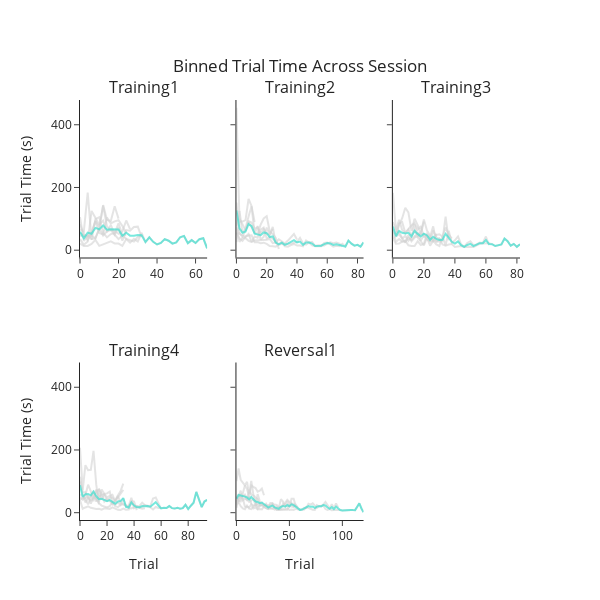

Here is the notebook cell this chart was saved with:
### Markdown cell above
Analyze average trial times.

### Code cell
## Create a plot of average trial time across each session for all mice
df = pd.DataFrame(mouse_trial_times).T
mouse_avg_trial_times = {}
for mouse in df.index:
    session_dict = {}
    for session in df.columns:
        trial_times = df.loc[mouse, session]
        ## Bin trial time to see if trials are longer earlier in the session
        bin_size = 2
        if type(trial_times) is not list:
            pass
        else:
            ## Create bins
            bins = np.arange(1, len(trial_times), bin_size)
            ## Bin data
            binned = np.split(trial_times, bins)
            ## Take the average of each bin
            avg = [np.mean(bin) for bin in binned]
            session_dict[session] = avg
    mouse_avg_trial_times[mouse] = session_dict
## Avg time across each bin
session_averages = ctb.trial_averages(mouse_avg_trial_times, session_list)
avg_times = pd.DataFrame(mouse_avg_trial_times).T
avg_times = avg_times[session_list]
## Make figure
fig = make_subplots(rows = 2, cols = 3, subplot_titles = session_list, shared_yaxes = 'all')
for mouse in avg_times.index:
    for i, session in enumerate(avg_times.columns):
        data = avg_times.loc[mouse, session]
        x_axis = np.arange(0, len(data)*bin_size, bin_size)
        if i <= 2:
            fig.add_trace(go.Scatter(x = x_axis, y = data, line_color = 'lightgrey', mode = 'lines', opacity = 0.6, showlegend = False), row = 1, col = i+1)
        elif (i > 2) & (i <= 5):
            fig.add_trace(go.Scatter(x = x_axis, y = data, line_color = 'lightgrey', mode = 'lines', opacity = 0.6, showlegend = False), row = 2, col = i-2)
for i, session in enumerate(session_list):
    data = session_averages[session]
    x_axis = np.arange(0, len(data)*bin_size, bin_size)
    if i <= 2:
        fig.add_trace(go.Scatter(x = x_axis, y = data, mode = 'lines', line_color = 'turquoise', opacity = 0.7, showlegend = False), row = 1, col = i+1)
    else:
        fig.add_trace(go.Scatter(x = x_axis, y = data, mode = 'lines', line_color = 'turquoise', opacity = 0.7, showlegend = False), row = 2, col = i-2)
fig.update_layout(template = 'simple_white', width = 600, height = 600)
for col in np.arange(1, 4):
    fig.update_xaxes(title = 'Trial', row = 3, col = col)
    fig.update_yaxes(title = 'Trial Time (s)', row = col, col = 1)
fig.update_layout(
    title={
        'text': 'Binned Trial Time Across Session',
        'y':0.9,
        'x':0.5,
        'xanchor': 'center',
        'yanchor': 'top'})
for col in np.arange(1, 4):
    fig.update_xaxes(title = 'Trial', row = 2, col = col)
    fig.update_yaxes(title = 'Trial Time (s)', row = col, col = 1)
fig.show()
fig.write_image(pjoin(figure_path, 'trial_time_all.png'))

### Figure 1 — Plotly figure (JSON) as saved in the notebook; plotly's stock layout.template omitted (floating-point values rounded to 4 significant figures)
{"data": [{"line": {"color": "lightgrey"}, "mode": "lines", "opacity": 0.6, "showlegend": false, "type": "scatter", "x": [0, 2, 4, 6, 8, 10, 12, 14, 16, 18, 20, 22, 24], "xaxis": "x", "y": [66.13, 59.92, 183.9, 33.1, 99.01, 105.5, 55.94, 40.81, 51.28, 54.09, 85.38, 48.75, 47.94], "yaxis": "y"}, {"line": {"color": "lightgrey"}, "mode": "lines", "opacity": 0.6, "showlegend": false, "type": "scatter", "x": [0, 2, 4, 6, 8, 10, 12, 14, 16, 18, 20, 22, 24, 26, 28, 30, 32, 34, 36, 38, 40, 42, 44, 46, 48, 50, 52, 54, 56, 58, 60, 62, 64, 66, 68, 70], "xaxis": "x2", "y": [73.34, 26.62, 40.26, 38.23, 30.02, 26.09, 31.3, 31.46, 31.0, 32.08, 33.62, 35.78, 22.45, 25.24, 16.91, 20.36, 17.69, 20.44, 20.88, 24.18, 25.78, 39.56, 21.52, 17.57, 24.5, 26.78, 13.46, 15.7, 15.72, 15.34, 21.0, 24.88, 22.54, 24.39, 21.17, 11.84], "yaxis": "y2"}, {"line": {"color": "lightgrey"}, "mode": "lines", "opacity": 0.6, "showlegend": false, "type": "scatter", "x": [0, 2, 4, 6, 8, 10, 12, 14, 16, 18, 20, 22, 24, 26, 28, 30, 32, 34, 36, 38, 40, 42, 44, 46, 48, 50, 52, 54, 56, 58, 60, 62, 64, 66, 68, 70, 72, 74, 76, 78, 80, 82], "xaxis": "x3", "y": [38.5, 20.89, 21.18, 27.6, 30.51, 15.58, 13.63, 13.22, 28.93, 16.33, 20.78, 52.03, 42.9, 75.89, 24.52, 36.25, 18.27, 14.1, 17.96, 19.68, 10.28, 12.74, 13.43, 10.09, 10.39, 11.67, 10.14, 15.62, 20.54, 21.31, 21.84, 22.45, 19.24, 13.35, 15.27, 18.55, 37.08, 28.9, 14.32, 20.08, 10.55, 18.9], "yaxis": "y3"}, {"line": {"color": "lightgrey"}, "mode": "lines", "opacity": 0.6, "showlegend": false, "type": "scatter", "x": [0, 2, 4, 6, 8, 10, 12, 14, 16, 18, 20, 22, 24, 26, 28, 30, 32, 34, 36, 38, 40, 42, 44, 46, 48, 50, 52, 54, 56, 58, 60, 62, 64, 66, 68, 70, 72, 74, 76, 78, 80, 82, 84, 86, 88, 90, 92, 94], "xaxis": "x4", "y": [40.43, 12.5, 16.67, 20.28, 15.46, 12.47, 11.69, 12.25, 9.488, 13.75, 12.47, 11.86, 17.08, 14.1, 9.073, 8.96, 13.4, 9.345, 10.03, 32.68, 23.99, 20.93, 16.01, 18.41, 23.81, 19.49, 17.66, 10.12, 18.18, 15.26, 14.77, 15.63, 14.79, 21.09, 14.44, 13.1, 15.96, 12.56, 14.32, 25.28, 11.48, 22.3, 31.7, 66.38, 40.57, 17.71, 35.5, 40.91], "yaxis": "y4"}, {"line": {"color": "lightgrey"}, "mode": "lines", "opacity": 0.6, "showlegend": false, "type": "scatter", "x": [0, 2, 4, 6, 8, 10, 12, 14, 16, 18, 20, 22, 24, 26, 28, 30, 32, 34, 36, 38, 40, 42, 44, 46, 48, 50, 52, 54, 56, 58, 60, 62, 64, 66, 68, 70, 72, 74, 76, 78, 80, 82, 84, 86, 88, 90, 92, 94, 96], "xaxis": "x5", "y": [26.16, 33.59, 20.44, 13.37, 10.77, 22.64, 13.34, 11.38, 19.17, 25.74, 12.6, 20.7, 27.67, 17.8, 15.29, 11.53, 17.34, 27.56, 16.74, 8.975, 9.521, 8.976, 9.639, 9.551, 9.672, 21.46, 20.45, 17.87, 25.22, 14.99, 9.273, 10.85, 15.87, 15.32, 28.22, 25.74, 29.82, 20.76, 15.1, 20.96, 19.08, 25.88, 34.34, 24.15, 13.86, 27.38, 14.74, 29.44, 16.62], "yaxis": "y5"}, {"line": {"color": "lightgrey"}, "mode": "lines", "opacity": 0.6, "showlegend": false, "type": "scatter", "x": [0, 2, 4, 6, 8, 10, 12, 14, 16, 18, 20, 22, 24, 26, 28, 30, 32], "xaxis": "x", "y": [46.75, 44.38, 46.83, 35.76, 38.1, 69.93, 46.62, 60.36, 64.16, 48.45, 72.65, 30.54, 64.25, 62.26, 74.05, 75.04, 41.66], "yaxis": "y"}, {"line": {"color": "lightgrey"}, "mode": "lines", "opacity": 0.6, "showlegend": false, "type": "scatter", "x": [0, 2, 4, 6, 8, 10, 12, 14, 16, 18, 20, 22, 24, 26], "xaxis": "x2", "y": [25.98, 100.1, 83.16, 62.83, 92.63, 87.94, 68.67, 72.74, 52.2, 67.47, 53, 49.34, 74.56, 20.94], "yaxis": "y2"}, {"line": {"color": "lightgrey"}, "mode": "lines", "opacity": 0.6, "showlegend": false, "type": "scatter", "x": [0, 2, 4, 6, 8, 10, 12, 14, 16, 18, 20, 22, 24, 26, 28], "xaxis": "x3", "y": [89.13, 65.77, 96.76, 64.5, 54.23, 66.3, 79.9, 86.2, 65.83, 76.7, 42.97, 44.77, 29.26, 28.14, 52.74], "yaxis": "y3"}, {"line": {"color": "lightgrey"}, "mode": "lines", "opacity": 0.6, "showlegend": false, "type": "scatter", "x": [0, 2, 4, 6, 8, 10, 12, 14, 16, 18, 20, 22, 24, 26, 28, 30, 32], "xaxis": "x4", "y": [114.6, 65.52, 64.93, 46.53, 52.4, 59.33, 45.8, 34.27, 74.23, 59.97, 36.63, 47.77, 47.74, 35.7, 55.1, 68.94, 92.67], "yaxis": "y4"}, {"line": {"color": "lightgrey"}, "mode": "lines", "opacity": 0.6, "showlegend": false, "type": "scatter", "x": [0, 2, 4, 6, 8, 10, 12, 14, 16, 18, 20, 22, 24, 26, 28, 30, 32, 34, 36, 38, 40, 42, 44, 46, 48, 50, 52, 54, 56], "xaxis": "x5", "y": [30.86, 59.17, 49.4, 52.2, 57.77, 43.83, 73.34, 58.13, 54.44, 34.23, 19.67, 23.17, 31.4, 21.37, 14.54, 11.6, 13.23, 14.26, 9.568, 12.99, 10.3, 12.14, 28.86, 20.67, 37.9, 18.9, 44.3, 44.16, 21.2], "yaxis": "y5"}, {"line": {"color": "lightgrey"}, "mode": "lines", "opacity": 0.6, "showlegend": false, "type": "scatter", "x": [0, 2, 4, 6, 8, 10, 12, 14, 16, 18, 20, 22, 24, 26, 28, 30, 32, 34, 36, 38, 40, 42, 44, 46, 48, 50, 52, 54, 56, 58, 60, 62, 64, 66], "xaxis": "x", "y": [20.86, 13.15, 13.71, 19.84, 32.84, 13.78, 18.74, 23.17, 27.96, 21.65, 21.02, 13.78, 35.51, 23.98, 36.07, 28.02, 55.57, 26.09, 41.05, 26.81, 18.32, 23.14, 35.46, 30.23, 20.86, 25.01, 41.2, 45.53, 22.58, 32.16, 23.11, 35.18, 38.34, 5.905], "yaxis": "y"}, {"line": {"color": "lightgrey"}, "mode": "lines", "opacity": 0.6, "showlegend": false, "type": "scatter", "x": [0, 2, 4, 6, 8, 10, 12, 14, 16, 18, 20, 22, 24, 26, 28, 30, 32, 34, 36, 38, 40, 42, 44, 46, 48, 50, 52, 54, 56, 58, 60, 62, 64, 66, 68, 70, 72, 74, 76, 78, 80, 82, 84], "xaxis": "x2", "y": [55.08, 37.14, 29.54, 43.34, 46.66, 47.37, 25.46, 25.7, 22.14, 23.99, 20.23, 13.42, 12.43, 10.9, 20.06, 24.46, 12.7, 11.17, 16.0, 19.9, 14.84, 15.2, 12.5, 31.33, 24.34, 15.3, 12.77, 12.93, 12.7, 23.07, 24.26, 18.44, 11.37, 13.74, 12.41, 20.37, 11.66, 30.46, 20.79, 14.66, 16.97, 11.3, 24.97], "yaxis": "y2"}, {"line": {"color": "lightgrey"}, "mode": "lines", "opacity": 0.6, "showlegend": false, "type": "scatter", "x": [0, 2, 4, 6, 8, 10, 12, 14, 16, 18, 20, 22, 24, 26, 28, 30, 32, 34, 36, 38, 40, 42, 44, 46, 48, 50, 52, 54, 56, 58, 60, 62], "xaxis": "x3", "y": [55.53, 27.14, 35.69, 28.0, 27.34, 39.43, 32.86, 44.64, 40.94, 26.74, 15.23, 40.4, 14.5, 30.33, 18.54, 13.47, 45.03, 14.89, 62.04, 23.22, 31.5, 43.8, 18.66, 10.7, 22.6, 28.61, 15.5, 18.53, 24.43, 23.14, 43.57, 16.32], "yaxis": "y3"}, {"line": {"color": "lightgrey"}, "mode": "lines", "opacity": 0.6, "showlegend": false, "type": "scatter", "x": [0, 2, 4, 6, 8, 10, 12, 14, 16, 18, 20, 22, 24, 26, 28, 30, 32, 34, 36, 38, 40, 42, 44, 46, 48], "xaxis": "x4", "y": [99.79, 59.6, 42.17, 26.87, 47.94, 70.0, 35.11, 76.23, 60.9, 35.17, 44.07, 37.57, 26.64, 41.0, 53.3, 32.23, 27.8, 22.42, 14.57, 13.8, 17.57, 21.27, 15.17, 12.66, 14], "yaxis": "y4"}, {"line": {"color": "lightgrey"}, "mode": "lines", "opacity": 0.6, "showlegend": false, "type": "scatter", "x": [0, 2, 4, 6, 8, 10, 12, 14, 16, 18, 20, 22, 24, 26, 28, 30, 32, 34, 36, 38, 40, 42, 44, 46, 48, 50, 52, 54, 56, 58, 60, 62, 64, 66, 68, 70, 72, 74, 76, 78, 80, 82, 84, 86, 88, 90, 92, 94, 96, 98, 100, 102, 104, 106, 108, 110, 112, 114, 116, 118, 120], "xaxis": "x5", "y": [53.64, 37.1, 46.5, 45.57, 19.57, 19.34, 16.64, 26.37, 13.36, 16.23, 10.2, 11.62, 10.57, 21.77, 28.54, 16.74, 13.6, 12.43, 15.6, 10.23, 9.192, 9.631, 9.593, 11.5, 13.06, 8.841, 10.33, 9.105, 12.46, 10.06, 8.496, 9.032, 10.16, 18.1, 14.34, 11.7, 9.473, 8.736, 23.86, 20.4, 21.93, 23.06, 11.57, 8.736, 11.2, 7.991, 8.304, 8.735, 8.591, 8.656, 7.369, 8.24, 7.833, 8.368, 8.736, 8.2, 8.127, 18.9, 29.66, 13.4, 1.809], "yaxis": "y5"}, {"line": {"color": "lightgrey"}, "mode": "lines", "opacity": 0.6, "showlegend": false, "type": "scatter", "x": [0, 2, 4, 6, 8, 10, 12, 14, 16, 18, 20, 22, 24], "xaxis": "x", "y": [82.39, 51.43, 42.74, 57.46, 92.64, 54.63, 50.34, 104.0, 85.54, 91.97, 95.66, 77.2, 53.8], "yaxis": "y"}, {"line": {"color": "lightgrey"}, "mode": "lines", "opacity": 0.6, "showlegend": false, "type": "scatter", "x": [0, 2, 4, 6, 8, 10, 12, 14, 16, 18, 20, 22, 24], "xaxis": "x2", "y": [76.0, 125.3, 54.97, 70.1, 107.6, 140.0, 53.46, 76.97, 33.57, 42.7, 71.89, 50.0, 68.4], "yaxis": "y2"}, {"line": {"color": "lightgrey"}, "mode": "lines", "opacity": 0.6, "showlegend": false, "type": "scatter", "x": [0, 2, 4, 6, 8, 10, 12, 14, 16, 18, 20, 22, 24, 26, 28, 30, 32, 34, 36], "xaxis": "x3", "y": [182.7, 61.23, 58.67, 38.2, 24.0, 48.5, 28.5, 39.77, 57.46, 30.81, 47.53, 34.14, 27.83, 63.01, 40.66, 36.77, 31.63, 107.1, 31.1], "yaxis": "y3"}, {"line": {"color": "lightgrey"}, "mode": "lines", "opacity": 0.6, "showlegend": false, "type": "scatter", "x": [0, 2, 4, 6, 8, 10, 12, 14, 16, 18, 20, 22, 24, 26, 28, 30, 32, 34, 36, 38, 40, 42], "xaxis": "x4", "y": [58.26, 54.1, 32.79, 45.84, 39.2, 47.47, 68.33, 73, 41.87, 59.8, 61.5, 67.2, 29.83, 25.26, 32.3, 24.53, 45.4, 20.8, 19.5, 36.86, 35.14, 8.236], "yaxis": "y4"}, {"line": {"color": "lightgrey"}, "mode": "lines", "opacity": 0.6, "showlegend": false, "type": "scatter", "x": [0, 2, 4, 6, 8, 10, 12, 14, 16, 18, 20, 22, 24, 26, 28, 30, 32, 34, 36, 38, 40, 42, 44, 46, 48, 50, 52, 54, 56, 58], "xaxis": "x5", "y": [50.26, 38.2, 35.87, 55.2, 52.37, 37.94, 52.24, 27.83, 23.37, 22.57, 59.37, 37.07, 23.43, 21.34, 23.64, 17.37, 30.74, 31.13, 17.43, 19.4, 15.53, 42.8, 35.43, 22.56, 20.5, 19.7, 30.54, 20.0, 21.3, 17.5], "yaxis": "y5"}, {"line": {"color": "lightgrey"}, "mode": "lines", "opacity": 0.6, "showlegend": false, "type": "scatter", "x": [0, 2, 4, 6, 8, 10, 12, 14, 16, 18, 20, 22, 24, 26, 28, 30, 32], "xaxis": "x", "y": [35.2, 17.37, 27.46, 125.1, 103.6, 81.56, 94.5, 57.43, 80.76, 49.62, 35.17, 46.6, 36.23, 31.7, 27.67, 42.8, 46.46], "yaxis": "y"}, {"line": {"color": "lightgrey"}, "mode": "lines", "opacity": 0.6, "showlegend": false, "type": "scatter", "x": [0, 2, 4, 6, 8, 10, 12, 14, 16, 18, 20, 22, 24, 26, 28, 30, 32, 34, 36, 38, 40], "xaxis": "x2", "y": [152.1, 51.23, 47.1, 42.63, 51.9, 26.44, 43.5, 39.79, 65.43, 72.3, 37.26, 42.87, 36.54, 24.49, 35.06, 27.37, 21.5, 30.64, 40.6, 51.5, 34.02], "yaxis": "y2"}, {"line": {"color": "lightgrey"}, "mode": "lines", "opacity": 0.6, "showlegend": false, "type": "scatter", "x": [0, 2, 4, 6, 8, 10, 12, 14, 16, 18, 20, 22, 24, 26, 28, 30, 32, 34, 36, 38], "xaxis": "x3", "y": [38.18, 44.3, 50.67, 37.41, 45.69, 29.8, 41.27, 81.94, 43.94, 50.74, 51.4, 48.23, 39.77, 29.73, 48.77, 50.54, 43.8, 72.26, 50.3, 37.27], "yaxis": "y3"}, {"line": {"color": "lightgrey"}, "mode": "lines", "opacity": 0.6, "showlegend": false, "type": "scatter", "x": [0, 2, 4, 6, 8, 10, 12, 14, 16, 18, 20, 22, 24, 26, 28, 30, 32, 34, 36, 38, 40, 42, 44, 46, 48, 50, 52, 54, 56, 58, 60], "xaxis": "x4", "y": [41.46, 47.03, 46.04, 52.54, 29.06, 50.34, 43.57, 29.66, 22.53, 19.23, 16.57, 20.9, 33.24, 20.46, 17.63, 25.14, 26.86, 22.03, 21.8, 47.8, 14.14, 19, 21.8, 31.77, 23.77, 22.6, 20.37, 45.3, 48.74, 30.7, 12.14], "yaxis": "y4"}, {"line": {"color": "lightgrey"}, "mode": "lines", "opacity": 0.6, "showlegend": false, "type": "scatter", "x": [0, 2, 4, 6, 8, 10, 12, 14, 16, 18, 20, 22, 24, 26, 28, 30, 32, 34, 36, 38, 40, 42, 44, 46, 48, 50, 52, 54, 56], "xaxis": "x5", "y": [35.64, 47.04, 70.3, 39.53, 44.66, 42.97, 34.41, 37.77, 43.1, 24.97, 28.3, 24.7, 23.63, 27.5, 22.6, 23.37, 26.06, 27.4, 25.77, 24.86, 17.63, 18.87, 22.43, 31.47, 41.23, 34.21, 27.96, 28.43, 18.6], "yaxis": "y5"}, {"line": {"color": "lightgrey"}, "mode": "lines", "opacity": 0.6, "showlegend": false, "type": "scatter", "x": [0, 2, 4, 6, 8, 10, 12, 14, 16, 18, 20, 22, 24, 26], "xaxis": "x", "y": [105.6, 29.92, 46.61, 46.55, 37.86, 67.38, 141.9, 75.87, 64.31, 62.19, 52.27, 59.99, 94.63, 67.33], "yaxis": "y"}, {"line": {"color": "lightgrey"}, "mode": "lines", "opacity": 0.6, "showlegend": false, "type": "scatter", "x": [0, 2, 4, 6, 8, 10, 12], "xaxis": "x2", "y": [453.8, 91.42, 91.25, 96.06, 163.9, 140.5, 90], "yaxis": "y2"}, {"line": {"color": "lightgrey"}, "mode": "lines", "opacity": 0.6, "showlegend": false, "type": "scatter", "x": [0, 2, 4, 6, 8, 10, 12, 14, 16, 18, 20], "xaxis": "x3", "y": [57.77, 48.48, 80.26, 102.0, 135.2, 120.4, 62.13, 100.6, 80.27, 49.85, 91.74], "yaxis": "y3"}, {"line": {"color": "lightgrey"}, "mode": "lines", "opacity": 0.6, "showlegend": false, "type": "scatter", "x": [0, 2, 4, 6, 8, 10, 12, 14], "xaxis": "x4", "y": [206.9, 72.14, 151.5, 135.8, 136.6, 196.9, 90.24, 26.62], "yaxis": "y4"}, {"line": {"color": "lightgrey"}, "mode": "lines", "opacity": 0.6, "showlegend": false, "type": "scatter", "x": [0, 2, 4, 6, 8, 10, 12, 14, 16, 18, 20, 22], "xaxis": "x5", "y": [100.8, 140.9, 105.1, 96.19, 87.17, 98.24, 58.94, 101.4, 56.98, 48.02, 43.3, 26.3], "yaxis": "y5"}, {"line": {"color": "lightgrey"}, "mode": "lines", "opacity": 0.6, "showlegend": false, "type": "scatter", "x": [0, 2, 4, 6, 8, 10, 12, 14, 16, 18, 20], "xaxis": "x", "y": [53.91, 49.04, 31.74, 49.76, 94.01, 73.7, 143.9, 96.75, 93.04, 140.3, 100.6], "yaxis": "y"}, {"line": {"color": "lightgrey"}, "mode": "lines", "opacity": 0.6, "showlegend": false, "type": "scatter", "x": [0, 2, 4, 6, 8, 10, 12, 14, 16, 18, 20, 22, 24, 26, 28], "xaxis": "x2", "y": [53.33, 54.51, 43.74, 63.1, 90.54, 70.46, 55.18, 52.93, 81.51, 101.0, 108.4, 59.86, 51.02, 38.91, 3.489], "yaxis": "y2"}, {"line": {"color": "lightgrey"}, "mode": "lines", "opacity": 0.6, "showlegend": false, "type": "scatter", "x": [0, 2, 4, 6, 8, 10, 12, 14, 16, 18, 20, 22, 24, 26, 28, 30, 32], "xaxis": "x3", "y": [67.45, 46.08, 85.4, 89.54, 55.22, 66.31, 46.99, 62.9, 46.58, 56.72, 98.18, 62.54, 46.98, 30.45, 30.04, 27.15, 29.04], "yaxis": "y3"}, {"line": {"color": "lightgrey"}, "mode": "lines", "opacity": 0.6, "showlegend": false, "type": "scatter", "x": [0, 2, 4, 6, 8, 10, 12, 14, 16, 18, 20, 22, 24, 26, 28, 30, 32], "xaxis": "x4", "y": [49.76, 41.74, 56.34, 89.41, 67.77, 36.14, 73.8, 49.73, 58.3, 58.41, 49.48, 54.02, 57.16, 36.13, 48.05, 61.79, 72.53], "yaxis": "y4"}, {"line": {"color": "lightgrey"}, "mode": "lines", "opacity": 0.6, "showlegend": false, "type": "scatter", "x": [0, 2, 4, 6, 8, 10, 12, 14, 16, 18, 20, 22, 24, 26], "xaxis": "x5", "y": [15.54, 41.49, 57.26, 61.58, 86.58, 75.65, 49.73, 87.01, 82.54, 78.43, 67.14, 69.97, 76.56, 55.66], "yaxis": "y5"}, {"line": {"color": "turquoise"}, "mode": "lines", "opacity": 0.7, "showlegend": false, "type": "scatter", "x": [0, 2, 4, 6, 8, 10, 12, 14, 16, 18, 20, 22, 24, 26, 28, 30, 32, 34, 36, 38, 40, 42, 44, 46, 48, 50, 52, 54, 56, 58, 60, 62, 64, 66], "xaxis": "x", "y": [58.69, 37.89, 56.14, 52.52, 71.15, 66.64, 78.84, 65.48, 66.72, 66.89, 66.1, 46.14, 55.39, 46.32, 45.93, 48.62, 47.9, 26.09, 41.05, 26.81, 18.32, 23.14, 35.46, 30.23, 20.86, 25.01, 41.2, 45.53, 22.58, 32.16, 23.11, 35.18, 38.34, 5.905], "yaxis": "y"}, {"line": {"color": "turquoise"}, "mode": "lines", "opacity": 0.7, "showlegend": false, "type": "scatter", "x": [0, 2, 4, 6, 8, 10, 12, 14, 16, 18, 20, 22, 24, 26, 28, 30, 32, 34, 36, 38, 40, 42, 44, 46, 48, 50, 52, 54, 56, 58, 60, 62, 64, 66, 68, 70, 72, 74, 76, 78, 80, 82, 84], "xaxis": "x2", "y": [127.1, 69.48, 55.72, 59.47, 83.32, 76.97, 52.51, 49.93, 47.64, 56.6, 54.06, 41.88, 44.23, 24.1, 18.88, 24.06, 17.3, 20.75, 25.83, 31.86, 24.88, 27.38, 17.01, 24.45, 24.42, 21.04, 13.11, 14.32, 14.21, 19.2, 22.63, 21.66, 16.95, 19.06, 16.79, 16.1, 11.66, 30.46, 20.79, 14.66, 16.97, 11.3, 24.97], "yaxis": "y2"}, {"line": {"color": "turquoise"}, "mode": "lines", "opacity": 0.7, "showlegend": false, "type": "scatter", "x": [0, 2, 4, 6, 8, 10, 12, 14, 16, 18, 20, 22, 24, 26, 28, 30, 32, 34, 36, 38, 40, 42, 44, 46, 48, 50, 52, 54, 56, 58, 60, 62, 64, 66, 68, 70, 72, 74, 76, 78, 80, 82], "xaxis": "x3", "y": [75.61, 44.84, 61.23, 55.32, 53.17, 55.19, 43.61, 61.32, 51.99, 43.98, 52.55, 47.02, 33.54, 42.93, 35.88, 32.84, 33.55, 52.1, 40.35, 26.72, 20.89, 28.27, 16.05, 10.4, 16.5, 20.14, 12.82, 17.07, 22.49, 22.23, 32.7, 19.38, 19.24, 13.35, 15.27, 18.55, 37.08, 28.9, 14.32, 20.08, 10.55, 18.9], "yaxis": "y3"}, {"line": {"color": "turquoise"}, "mode": "lines", "opacity": 0.7, "showlegend": false, "type": "scatter", "x": [0, 2, 4, 6, 8, 10, 12, 14, 16, 18, 20, 22, 24, 26, 28, 30, 32, 34, 36, 38, 40, 42, 44, 46, 48, 50, 52, 54, 56, 58, 60, 62, 64, 66, 68, 70, 72, 74, 76, 78, 80, 82, 84, 86, 88, 90, 92, 94], "xaxis": "x4", "y": [87.31, 50.38, 58.63, 59.6, 55.5, 67.52, 52.65, 43.11, 44.55, 41.05, 36.79, 39.89, 35.28, 28.78, 35.91, 36.93, 46.44, 18.65, 16.48, 32.79, 22.71, 17.36, 17.66, 20.95, 20.53, 21.04, 19.01, 27.71, 33.46, 22.98, 13.46, 15.63, 14.79, 21.09, 14.44, 13.1, 15.96, 12.56, 14.32, 25.28, 11.48, 22.3, 31.7, 66.38, 40.57, 17.71, 35.5, 40.91], "yaxis": "y4"}, {"line": {"color": "turquoise"}, "mode": "lines", "opacity": 0.7, "showlegend": false, "type": "scatter", "x": [0, 2, 4, 6, 8, 10, 12, 14, 16, 18, 20, 22, 24, 26, 28, 30, 32, 34, 36, 38, 40, 42, 44, 46, 48, 50, 52, 54, 56, 58, 60, 62, 64, 66, 68, 70, 72, 74, 76, 78, 80, 82, 84, 86, 88, 90, 92, 94, 96, 98, 100, 102, 104, 106, 108, 110, 112, 114, 116, 118, 120], "xaxis": "x5", "y": [44.7, 56.78, 54.98, 51.95, 51.27, 48.66, 42.66, 49.99, 41.85, 35.74, 34.37, 30.51, 32.21, 27.57, 20.92, 16.12, 20.2, 22.56, 17.02, 15.29, 12.44, 18.48, 21.19, 19.15, 24.47, 20.62, 26.72, 23.91, 19.76, 14.19, 8.885, 9.943, 13.02, 16.71, 21.28, 18.72, 19.64, 14.75, 19.48, 20.68, 20.51, 24.47, 22.96, 16.44, 12.53, 17.69, 11.52, 19.09, 12.61, 8.656, 7.369, 8.24, 7.833, 8.368, 8.736, 8.2, 8.127, 18.9, 29.66, 13.4, 1.809], "yaxis": "y5"}], "layout": {"annotations": [{"font": {"size": 16}, "showarrow": false, "text": "Training1", "x": 0.1444, "xanchor": "center", "xref": "paper", "y": 1, "yanchor": "bottom", "yref": "paper"}, {"font": {"size": 16}, "showarrow": false, "text": "Training2", "x": 0.5, "xanchor": "center", "xref": "paper", "y": 1, "yanchor": "bottom", "yref": "paper"}, {"font": {"size": 16}, "showarrow": false, "text": "Training3", "x": 0.8556, "xanchor": "center", "xref": "paper", "y": 1, "yanchor": "bottom", "yref": "paper"}, {"font": {"size": 16}, "showarrow": false, "text": "Training4", "x": 0.1444, "xanchor": "center", "xref": "paper", "y": 0.375, "yanchor": "bottom", "yref": "paper"}, {"font": {"size": 16}, "showarrow": false, "text": "Reversal1", "x": 0.5, "xanchor": "center", "xref": "paper", "y": 0.375, "yanchor": "bottom", "yref": "paper"}], "height": 600, "title": {"text": "Binned Trial Time Across Session", "x": 0.5, "xanchor": "center", "y": 0.9, "yanchor": "top"}, "width": 600, "xaxis": {"anchor": "y", "domain": [0, 0.2889]}, "xaxis2": {"anchor": "y2", "domain": [0.3556, 0.6444]}, "xaxis3": {"anchor": "y3", "domain": [0.7111, 1]}, "xaxis4": {"anchor": "y4", "domain": [0, 0.2889], "title": {"text": "Trial"}}, "xaxis5": {"anchor": "y5", "domain": [0.3556, 0.6444], "title": {"text": "Trial"}}, "xaxis6": {"anchor": "y6", "domain": [0.7111, 1], "title": {"text": "Trial"}}, "yaxis": {"anchor": "x", "domain": [0.625, 1], "matches": "y4", "title": {"text": "Trial Time (s)"}}, "yaxis2": {"anchor": "x2", "domain": [0.625, 1], "matches": "y4", "showticklabels": false}, "yaxis3": {"anchor": "x3", "domain": [0.625, 1], "matches": "y4", "showticklabels": false}, "yaxis4": {"anchor": "x4", "domain": [0, 0.375], "title": {"text": "Trial Time (s)"}}, "yaxis5": {"anchor": "x5", "domain": [0, 0.375], "matches": "y4", "showticklabels": false}, "yaxis6": {"anchor": "x6", "domain": [0, 0.375], "matches": "y4", "showticklabels": false}}}
